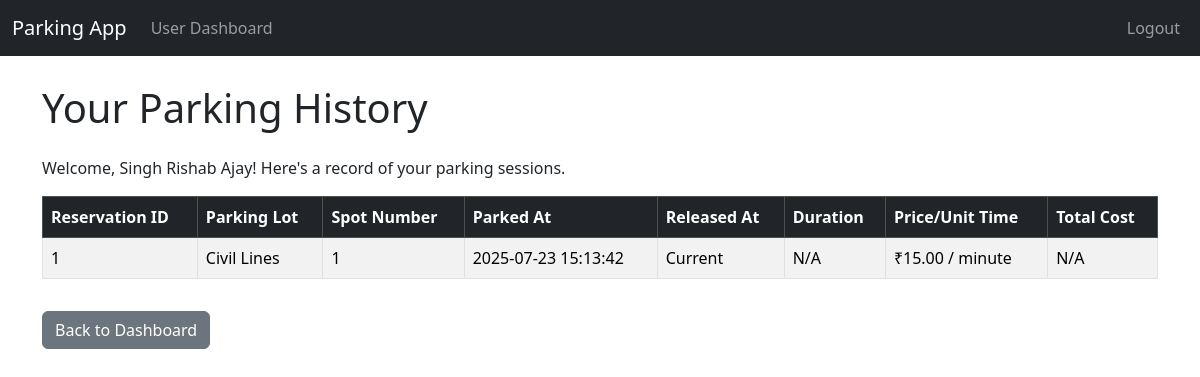
Before: /user/parking_history (signed in) with the older database file.
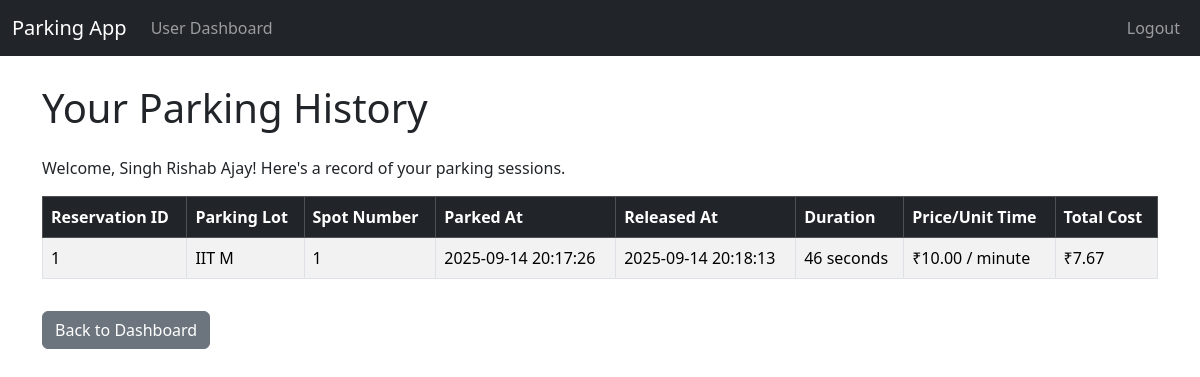
After: the same page with the newer database file.
### project_app/models.py (models this page shows, shortened)
class ParkingLot(db.Model):
    id = db.Column(db.Integer,primary_key=True)
    prime_location_name = db.Column(db.String(120),nullable=False,unique=True)
    price_per_unit_time = db.Column(db.Float,nullable=False)
    address = db.Column(db.String(200),nullable=False)
    pin_code = db.Column(db.String(10),nullable=False)
    maximum_number_of_spots = db.Column(db.Integer,nullable=False)
    spots = db.relationship('ParkingSpot',backref = 'parking_lot', lazy = True, cascade = 'all, delete-orphan')

### project_app/routes.py (the view)
@main.route('/user/parking_history')
@login_required
def user_parking_history():
    if isinstance(current_user, Admin):
        flash('Administrator do not have parking history.','danger')
        return redirect(url_for('main.admin_dashboard'))
    user_reservations = Reservation.query.filter_by(user_id=current_user.id).order_by(Reservation.parking_timestamp.desc()).all()
    history_data = []
    for res in user_reservations:
        spot = ParkingSpot.query.get(res.spot_id)
        lot_name = 'N/A'
        spot_number = 'N/A'
        if spot:
            lot_name=spot.parking_lot.prime_location_name
            spot_number=spot.spot_number
        duration_str = 'N/A'
        total_cost = 'N/A'
        if res.leaving_timestamp:
            duration=res.leaving_timestamp - res.parking_timestamp
            total_seconds=int(duration.total_seconds())
            total_minutes = total_seconds / 60.0
            total_cost_value = total_minutes * res.parking_cost_per_unit_time
            total_cost = f"₹{total_cost_value:.2f}"
            hours=total_seconds//3600
            minutes=(total_seconds % 3600) // 60
            seconds=total_seconds % 60
            duration_parts = []
            if hours > 0:
                duration_parts.append(f"{hours} hour{'s' if hours > 1 else ''}")
            if minutes > 0:
                duration_parts.append(f"{minutes} minute{'s' if minutes > 1 else ''}")
            if seconds > 0 and (not hours and not minutes or (hours > 0 or minutes > 0)):
                duration_parts.append(f"{seconds} second{'s' if seconds > 1 else ''}")
            duration_str = ", ".join(duration_parts) if duration_parts else "Less than a minute"
        history_data.append({
            'reservation_id': res.id,
            'lot_name': lot_name,
            'spot_number': spot_number,
            'parking_timestamp': res.parking_timestamp.strftime('%Y-%m-%d %H:%M:%S'),
            'leaving_timestamp': res.leaving_timestamp.strftime('%Y-%m-%d %H:%M:%S') if res.leaving_timestamp else 'Current',
            'duration': duration_str,
            'cost_per_unit_time': f"₹{res.parking_cost_per_unit_time:.2f} / minute",
            'total_cost': total_cost
        })
    return render_template('user_parking_history.html', history_data=history_data)

### project_app/templates/user_parking_history.html (shortened to what this page needs)
{% extends "base.html" %}
{% block content %}
    <h1 class="mb-4">Your Parking History</h1>
    <p>Welcome, {{ current_user.fullname }}! Here's a record of your parking sessions.</p>
    {% if history_data %}
        <div class="table-responsive">
            <table class="table table-striped table-bordered">
                <thead class="table-dark">
                    <tr>
                        <th>Reservation ID</th>
                        <th>Parking Lot</th>
                        <th>Spot Number</th>
                        <th>Parked At</th>
                        <th>Released At</th>
                        <th>Duration</th>
                        <th>Price/Unit Time</th>
                        <th>Total Cost</th>
                    </tr>
                </thead>
                <tbody>
                    {% for record in history_data %}
                        <tr>
                            <td>{{record['reservation_id']}}</td>
                            <td>{{record['lot_name']}}</td>
                            <td>{{record['spot_number']}}</td>
                            <td>{{record['parking_timestamp']}}</td>
                            <td>{{record['leaving_timestamp']}}</td>
                            <td>{{record['duration']}}</td>
                            <td>{{record['cost_per_unit_time']}}</td>
                            <td>{{record['total_cost']}}</td>
                        </tr>
                    {% endfor %}
                </tbody>
            </table>
        </div>
    {% else %}
        <p>You do not have any parking history yet.</p>
    {% endif %}
    <a href="{{url_for('main.user_dashboard')}}" class="btn btn-secondary mt-3">Back to Dashboard</a>
{% endblock %}

Changed rows visible on the page:
changed ParkingLot id 1: lot_name "Civil Lines" → "IIT M"; parking_timestamp "2025-07-23 15:13:42" → "2025-09-14 20:17:26"; leaving_timestamp "Current" → "2025-09-14 20:18:13"; duration "N/A" → "46 seconds"; cost_per_unit_time "₹15.00 / minute" → "₹10.00 / minute"; total_cost "N/A" → "₹7.67"
